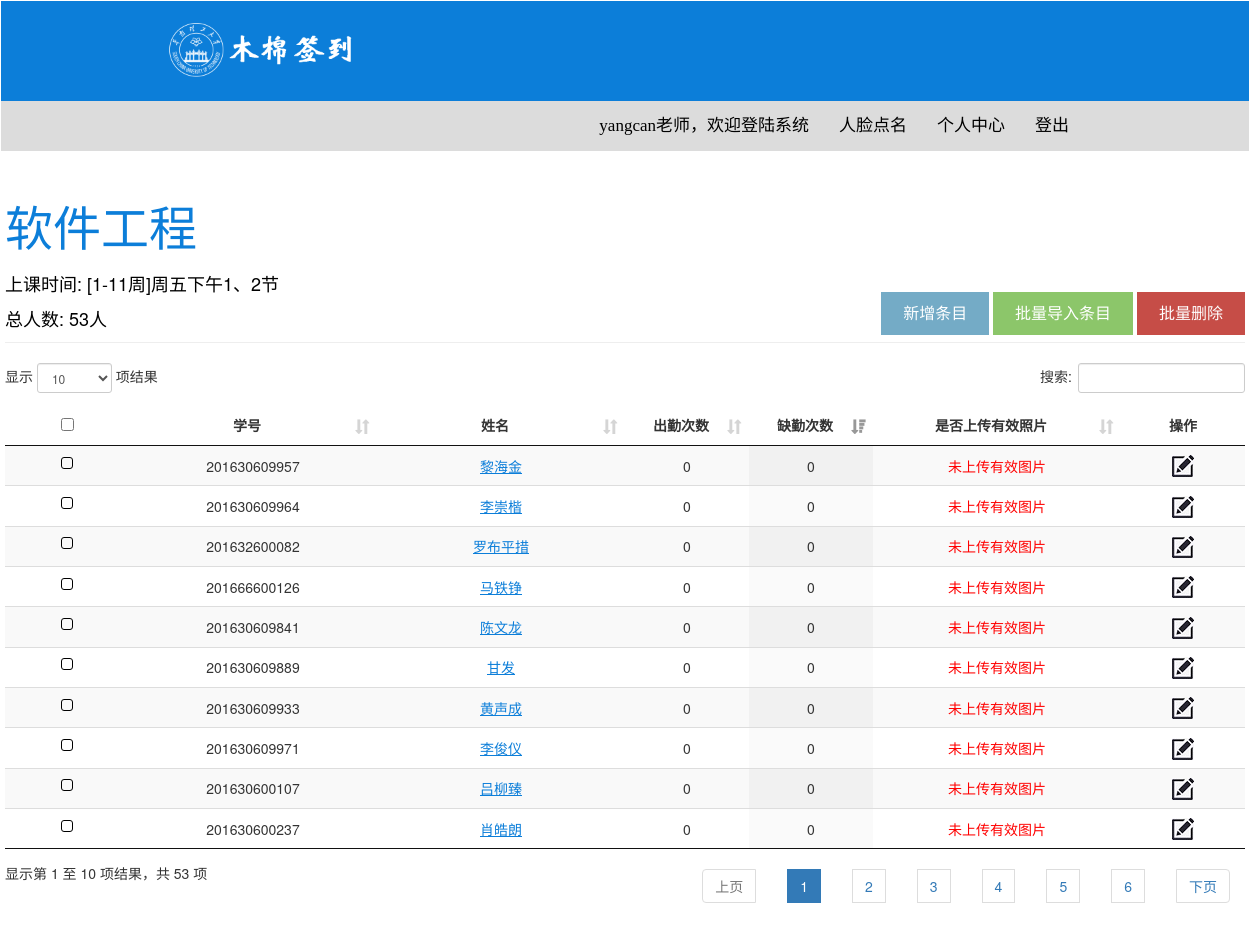
Before: /manage_course_student/yangcan/1/ (signed in) with the older database file.
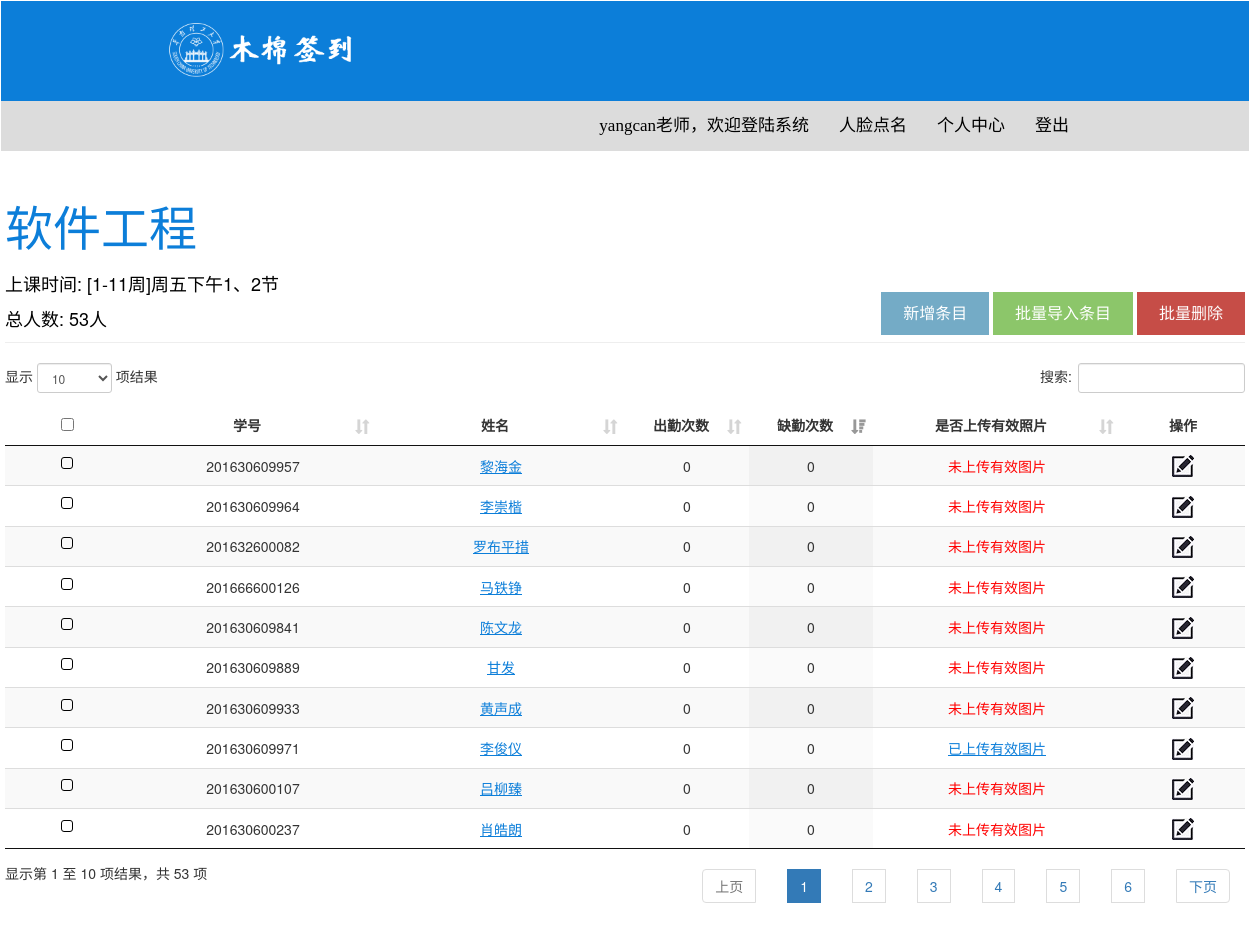
After: the same page with the newer database file.
### rc_app/models.py (models this page shows, shortened)
class Student(models.Model):
    student_id = models.CharField(verbose_name="学号", max_length=30)
    name = models.CharField(verbose_name="姓名", max_length=30)
    class_name = models.CharField(verbose_name="班级", max_length=30)
    create_time = models.DateTimeField(auto_now_add=True, verbose_name="创建时间")
    last_updated_time = models.DateTimeField(auto_now=True, verbose_name="最后修改时间")
    class Meta:
        verbose_name_plural = '学生信息'                 # 在管理界面中表的名字
        db_table = 'Student'                            # 在MySQL中表的名字
        ordering = ['class_name']

### rc_app/views.py (the view, shortened to what this page needs)
# urls.py: path('manage_course_student/<username>/<course_id>/', views.manage_course_student, name='管理课程中的学生'),
@login_required
def manage_course_student(request, username: str, course_id: str):
    context = {'username': username}
    course_id = int(course_id)
    teacher = get_object_or_404(User, username=username)
    courses = get_courses_or_none(teacher=teacher)
    for course in courses:
        if course.course_id == course_id:
            context['course'] = course
    if not context['course']:
        return render_to_response('404.html')
    students = get_students_or_none(course_id=course_id)
    context['students'] = students
    context['course'] = update_course(course=context['course'])
    for student in students:
        sc = get_object_or_404(StudentCourse, student=student, course=context['course'])
        sp = get_object_or_none(StudentPicture, student=student)
        if sp:
            student.student_picture_status = True
        else:
            student.student_picture_status = False
        student.attendance_times = sc.attendance_times
        student.absent_times = sc.absent_times
    return render(request, 'Class_Member.html', context=context)

### rc_app/app_helper/views_helper.py (called while the page is built)
def get_object_or_none(model, *args, **kwargs):
    result = model.objects.filter(*args, **kwargs)
    if result:
        return result[0]
    else:
        return None

def get_courses_or_none(teacher: User) -> list:
    courses = Course.objects.filter(teacher=teacher)
    for index, course in enumerate(courses):
        course.index = index
    return courses if courses else []

def get_students_or_none(course_id: int) -> list:
    students = []
    course = get_object_or_404(Course, course_id=course_id)
    student_courses = StudentCourse.objects.filter(course=course)
    if student_courses:
        for sc in student_courses:
            students.append(sc.student)
    return students

def update_course(course: Course) -> Course:
    course.student_amount = len(StudentCourse.objects.filter(course=course))
    course.save()
    return course

### rc_app/templates/Class_Member.html (shortened to what the changed rows need)
<!DOCTYPE html>
{% load static %}
<html lang="zh-hans">
<head>
    <link rel="stylesheet" type="text/css" href="{% static 'others/css/style.css' %}">
    <link rel="stylesheet" href="https://cdn.staticfile.org/twitter-bootstrap/3.3.7/css/bootstrap.min.css">
    <link rel="stylesheet" type="text/css" href="{% static 'others/css/datatables.min.css' %}"/>
    <link rel="stylesheet" type="text/css" href="{% static 'others/css/jquery.dataTables.min.css' %}"/>
    <link rel="stylesheet" type="text/css" href="{% static 'others/css/select.dataTables.min.css' %}"/>
    <link rel="stylesheet" type="text/css" href="{% static 'others/css/dataTables.bootstrap.min.css' %}"/>
</head>
<body>
<div class="mainframe-content" >
    <div class="mainframe-wrap" onload="change_color()">
        <div class="wrap" >
            <table id="specific_info" class="display" >
                <thead>
                    <tr>
                        <th style="text-align: center; width: 10%"><input type="checkbox" id="allChecked" /></th>
                        <th style="text-align: center; width: 20%">学号</th>
                        <th style="text-align: center; width: 20%">姓名</th>
                        <th style="text-align: center; width: 10%">出勤次数</th>
                        <th style="text-align: center; width: 10%">缺勤次数</th>
                        <th style="text-align: center; width: 20%">是否上传有效照片</th>
                        <th style="text-align: center; width: 10%">操作</th>
                    </tr>
                </thead>
                <tbody>
                    {% for student in students %}
                        <tr>
                            <td></td>
                            <td>{{ student.student_id }}</td>
                            <td><a style="color: #0c7ed9; text-decoration: underline" href = "{% url 'rc_app:缺勤记录' username course.name student.student_id %}">{{ student.name }}</a></td>
                            <td>{{ student.attendance_times }}</td>
                            <td>{{ student.absent_times }}</td>
                            {% if student.student_picture_status %}
                                <td><a style="color: #0c7ed9; text-decoration: underline" href = "/media/student_face_pictures/{{ student.student_id }}_{{ student.name }}.png">已上传有效图片</a></td>
                            {% else %}
                                <td style="color: red">未上传有效图片</td>
                            {% endif %}
                            <td></td>
                        </tr>
                    {% endfor %}
                </tbody>
            </table>
        </div>
    </div>
</div>
</body>
</html>

Changed rows visible on the page:
changed Student "李俊仪": text "未上传有效图片" → "已上传有效图片"
